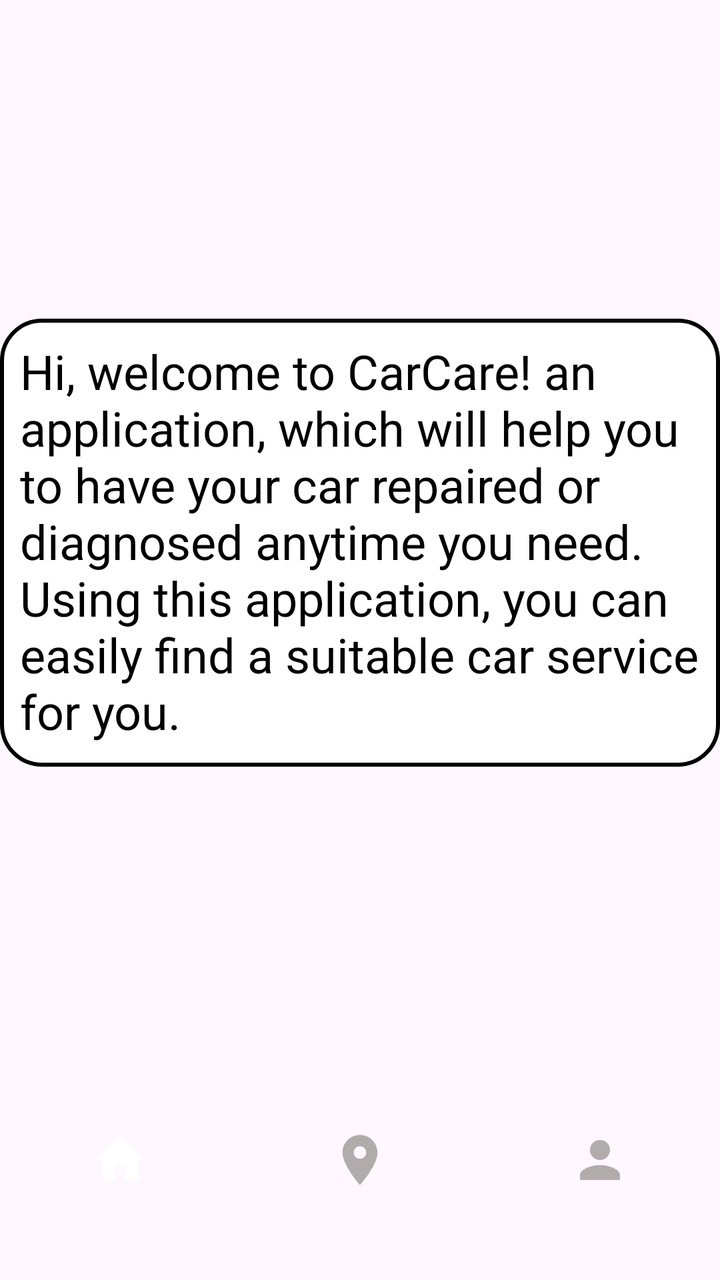
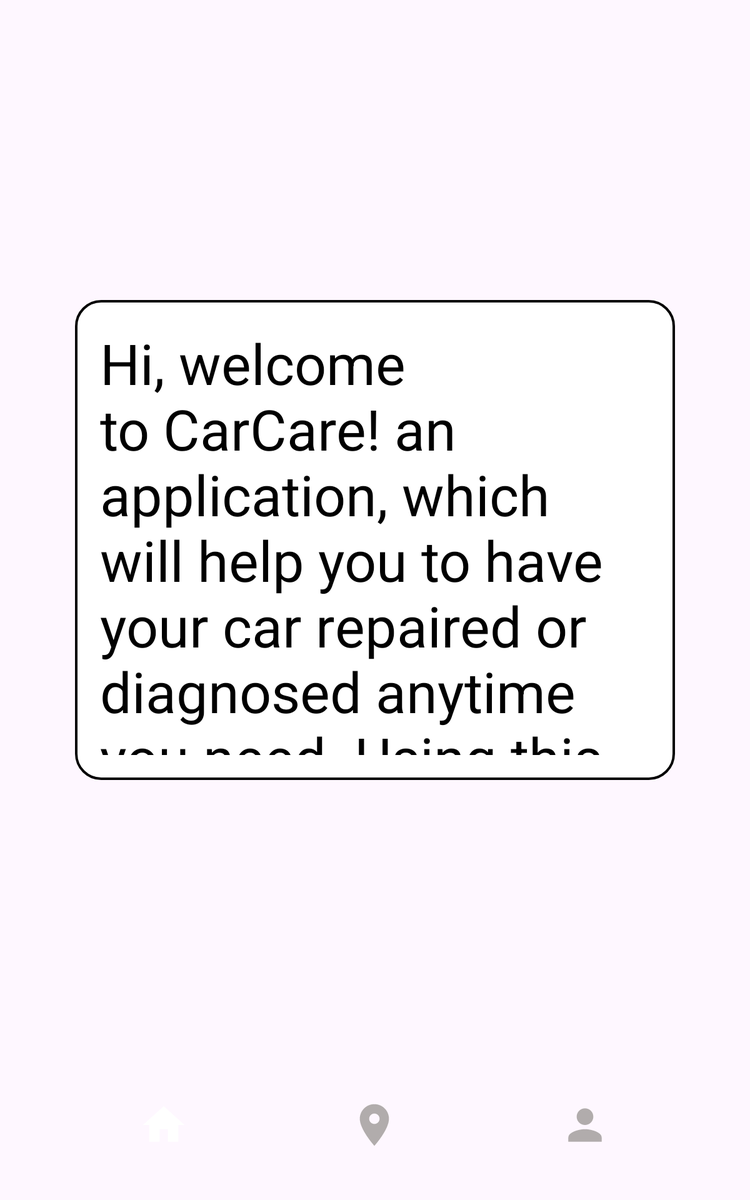

One screen, two layout resources from the same app: the default and the repository's alternative for another configuration. Each is rendered where Android would select it; the XML of both is given below.
<!-- AndroidManifest.xml: application theme Theme.CarCare -->
<!-- res/layout/activity_about_us.xml -->
<?xml version="1.0" encoding="utf-8"?>
<androidx.constraintlayout.widget.ConstraintLayout xmlns:android="http://schemas.android.com/apk/res/android"
    xmlns:app="http://schemas.android.com/apk/res-auto"
    xmlns:tools="http://schemas.android.com/tools"
    android:layout_width="match_parent"
    android:layout_height="match_parent"
    android:background="@drawable/background"
    tools:context=".AboutUsActivity">


    <LinearLayout
        android:id="@+id/linearLayout"
        android:layout_width="wrap_content"
        android:layout_height="wrap_content"
        android:background="@drawable/white_background"
        android:orientation="vertical"
        android:padding="10dp"
        app:layout_constraintBottom_toTopOf="@+id/bottomNavigationView"
        app:layout_constraintEnd_toEndOf="parent"
        app:layout_constraintHorizontal_bias="0.473"
        app:layout_constraintStart_toStartOf="parent"
        app:layout_constraintTop_toTopOf="parent"
        app:layout_constraintVertical_bias="0.504">

        <TextView
            android:id="@+id/about_us_txt"
            android:layout_width="372dp"
            android:layout_height="204dp"
            android:text="Hi, welcome to CarCare! an application, which will help you to have your car repaired or diagnosed anytime you need. Using this application, you can easily find a suitable car service for you."
            android:textColor="@color/black"
            android:textSize="24dp"
            app:layout_constraintBottom_toBottomOf="parent"
            app:layout_constraintEnd_toEndOf="parent"
            app:layout_constraintHorizontal_bias="0.974"
            app:layout_constraintStart_toStartOf="parent"
            app:layout_constraintTop_toTopOf="parent"
            app:layout_constraintVertical_bias="0.499" />

    </LinearLayout>

    <com.google.android.material.bottomnavigation.BottomNavigationView
        android:id="@+id/bottomNavigationView"
        android:layout_width="match_parent"
        android:layout_height="wrap_content"
        android:layout_alignParentBottom="true"
        android:layout_marginTop="550dp"
        android:layout_marginBottom="20dp"
        android:background="@drawable/bottom_background"
        android:elevation="2dp"
        app:itemIconSize="30dp"
        app:itemIconTint="@drawable/item_selector"
        app:itemRippleColor="@android:color/transparent"
        app:labelVisibilityMode="unlabeled"
        app:layout_constraintBottom_toBottomOf="parent"
        app:layout_constraintVertical_bias="0.244"
        app:menu="@menu/bottom_menu" />

</androidx.constraintlayout.widget.ConstraintLayout>
<!-- resources referenced by this layout -->
<resources>
  <color name="black">#FF000000</color>
  <!-- drawable bottom_background (drawable) -->
  <?xml version="1.0" encoding="utf-8"?>
  <shape xmlns:android="http://schemas.android.com/apk/res/android"
      android:shape="rectangle">
  
      <solid
          android:color="@color/royalBlue"/>
      <corners
          android:radius="40dp"/>
  </shape>
  <!-- drawable item_selector (drawable) -->
  <?xml version="1.0" encoding="utf-8"?>
  <selector xmlns:android="http://schemas.android.com/apk/res/android">
  
      <item
          android:state_selected="true"
          android:color = "@color/white"/>
      <item
          android:state_selected="false"
          android:color= "@color/grey"/>
  
  </selector>
  <!-- drawable white_background (drawable) -->
  <?xml version="1.0" encoding="utf-8"?>
  <selector xmlns:android="http://schemas.android.com/apk/res/android">
      <item>
          <shape android:shape="rectangle">
              <solid android:color="@color/white"/>
              <corners android:radius="20dp"/>
              <stroke
                  android:width="2dp"
                  android:color="@color/royalBlue"/>
          </shape>
      </item>
  </selector>
  <style name="Theme.CarCare" parent="Base.Theme.CarCare" />
  <color name="white">#FFFFFFFF</color>
  <color name="grey">#B1ACAC</color>
  <style name="Base.Theme.CarCare" parent="Theme.Material3.DayNight.NoActionBar">
          
          
      </style>
</resources>
<!-- res/layout-sw600dp/activity_about_us.xml (the repository's variant of the layout above) -->
<!-- drawn on a 7-inch tablet held upright -->
<?xml version="1.0" encoding="utf-8"?>
<androidx.constraintlayout.widget.ConstraintLayout xmlns:android="http://schemas.android.com/apk/res/android"
    xmlns:app="http://schemas.android.com/apk/res-auto"
    xmlns:tools="http://schemas.android.com/tools"
    android:layout_width="match_parent"
    android:layout_height="match_parent"
    android:background="@drawable/background"
    tools:context=".AboutUsActivity">


    <LinearLayout
        android:id="@+id/linearLayout"
        android:layout_width="0dp"
        android:layout_height="0dp"
        android:background="@drawable/white_background"
        android:orientation="vertical"
        android:padding="20dp"
        app:layout_constraintBottom_toTopOf="@+id/guideline3"
        app:layout_constraintEnd_toStartOf="@+id/guideline"
        app:layout_constraintHorizontal_bias="0.473"
        app:layout_constraintStart_toStartOf="@+id/guideline1"
        app:layout_constraintTop_toTopOf="@+id/guideline2"
        app:layout_constraintVertical_bias="0.504">

        <TextView
            android:id="@+id/about_us_txt"
            android:layout_width="wrap_content"
            android:layout_height="wrap_content"
            android:text="Hi, welcome to CarCare! an application, which will help you to have your car repaired or diagnosed anytime you need. Using this application, you can easily find a suitable car service for you."
            android:textColor="@color/black"
            android:textSize="45dp"
            app:layout_constraintBottom_toBottomOf="parent"
            app:layout_constraintEnd_toEndOf="parent"
            app:layout_constraintHorizontal_bias="0.974"
            app:layout_constraintStart_toStartOf="parent"
            app:layout_constraintTop_toTopOf="parent"
            app:layout_constraintVertical_bias="0.499" />

    </LinearLayout>

    <com.google.android.material.bottomnavigation.BottomNavigationView
        android:id="@+id/bottomNavigationView"
        android:layout_width="match_parent"
        android:layout_height="wrap_content"
        android:layout_alignParentBottom="true"
        android:layout_marginTop="550dp"
        android:layout_marginBottom="20dp"
        android:background="@drawable/bottom_background"
        android:elevation="2dp"
        app:itemIconSize="40dp"
        app:itemIconTint="@drawable/item_selector"
        app:itemRippleColor="@android:color/transparent"
        app:labelVisibilityMode="unlabeled"
        app:layout_constraintBottom_toBottomOf="parent"
        app:layout_constraintVertical_bias="0.244"
        app:menu="@menu/bottom_menu" />

    <androidx.constraintlayout.widget.Guideline
        android:id="@+id/guideline"
        android:layout_width="wrap_content"
        android:layout_height="wrap_content"
        android:orientation="vertical"
        app:layout_constraintGuide_percent="0.90" />

    <androidx.constraintlayout.widget.Guideline
        android:id="@+id/guideline1"
        android:layout_width="wrap_content"
        android:layout_height="wrap_content"
        android:orientation="vertical"
        app:layout_constraintGuide_percent="0.10" />

    <androidx.constraintlayout.widget.Guideline
        android:id="@+id/guideline2"
        android:layout_width="wrap_content"
        android:layout_height="wrap_content"
        android:orientation="horizontal"
        app:layout_constraintGuide_percent="0.25" />

    <androidx.constraintlayout.widget.Guideline
        android:id="@+id/guideline3"
        android:layout_width="wrap_content"
        android:layout_height="wrap_content"
        android:orientation="horizontal"
        app:layout_constraintGuide_percent="0.65" />

    <androidx.constraintlayout.widget.Guideline
        android:id="@+id/guideline4"
        android:layout_width="wrap_content"
        android:layout_height="wrap_content"
        android:orientation="horizontal"
        app:layout_constraintGuide_percent="0.90" />


    <androidx.constraintlayout.widget.Guideline
        android:id="@+id/guideline5"
        android:layout_width="wrap_content"
        android:layout_height="wrap_content"
        android:orientation="horizontal"
        app:layout_constraintGuide_percent="0.97" />


</androidx.constraintlayout.widget.ConstraintLayout>
